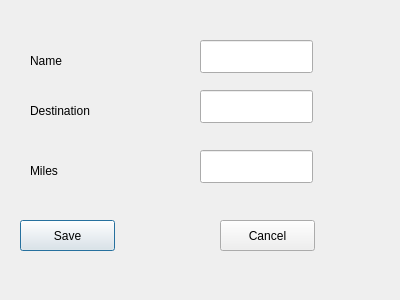
<?xml version="1.0" encoding="UTF-8"?>
<ui version="4.0">
 <class>setpart</class>
 <widget class="QDialog" name="setpart">
  <property name="geometry">
   <rect>
    <x>0</x>
    <y>0</y>
    <width>400</width>
    <height>300</height>
   </rect>
  </property>
  <property name="windowTitle">
   <string>Dialog</string>
  </property>
  <widget class="QLabel" name="label">
   <property name="geometry">
    <rect>
     <x>30</x>
     <y>50</y>
     <width>67</width>
     <height>21</height>
    </rect>
   </property>
   <property name="text">
    <string>Name</string>
   </property>
  </widget>
  <widget class="QLabel" name="label_3">
   <property name="geometry">
    <rect>
     <x>30</x>
     <y>160</y>
     <width>67</width>
     <height>21</height>
    </rect>
   </property>
   <property name="text">
    <string>Miles</string>
   </property>
  </widget>
  <widget class="QLineEdit" name="lineEdit_3">
   <property name="geometry">
    <rect>
     <x>200</x>
     <y>150</y>
     <width>113</width>
     <height>33</height>
    </rect>
   </property>
  </widget>
  <widget class="QLineEdit" name="lineEdit_2">
   <property name="geometry">
    <rect>
     <x>200</x>
     <y>90</y>
     <width>113</width>
     <height>33</height>
    </rect>
   </property>
  </widget>
  <widget class="QLineEdit" name="lineEdit">
   <property name="geometry">
    <rect>
     <x>200</x>
     <y>40</y>
     <width>113</width>
     <height>33</height>
    </rect>
   </property>
  </widget>
  <widget class="QPushButton" name="pushButton">
   <property name="geometry">
    <rect>
     <x>20</x>
     <y>220</y>
     <width>95</width>
     <height>31</height>
    </rect>
   </property>
   <property name="text">
    <string>Save</string>
   </property>
  </widget>
  <widget class="QPushButton" name="pushButton_2">
   <property name="geometry">
    <rect>
     <x>220</x>
     <y>220</y>
     <width>95</width>
     <height>31</height>
    </rect>
   </property>
   <property name="text">
    <string>Cancel</string>
   </property>
  </widget>
  <widget class="QLabel" name="label_2">
   <property name="geometry">
    <rect>
     <x>30</x>
     <y>100</y>
     <width>81</width>
     <height>21</height>
    </rect>
   </property>
   <property name="text">
    <string>Destination</string>
   </property>
  </widget>
 </widget>
 <resources/>
 <connections>
  <connection>
   <sender>pushButton</sender>
   <signal>clicked()</signal>
   <receiver>setpart</receiver>
   <slot>hide()</slot>
   <hints>
    <hint type="sourcelabel">
     <x>71</x>
     <y>245</y>
    </hint>
    <hint type="destinationlabel">
     <x>67</x>
     <y>283</y>
    </hint>
   </hints>
  </connection>
  <connection>
   <sender>pushButton_2</sender>
   <signal>clicked()</signal>
   <receiver>setpart</receiver>
   <slot>close()</slot>
   <hints>
    <hint type="sourcelabel">
     <x>243</x>
     <y>244</y>
    </hint>
    <hint type="destinationlabel">
     <x>239</x>
     <y>281</y>
    </hint>
   </hints>
  </connection>
 </connections>
</ui>
